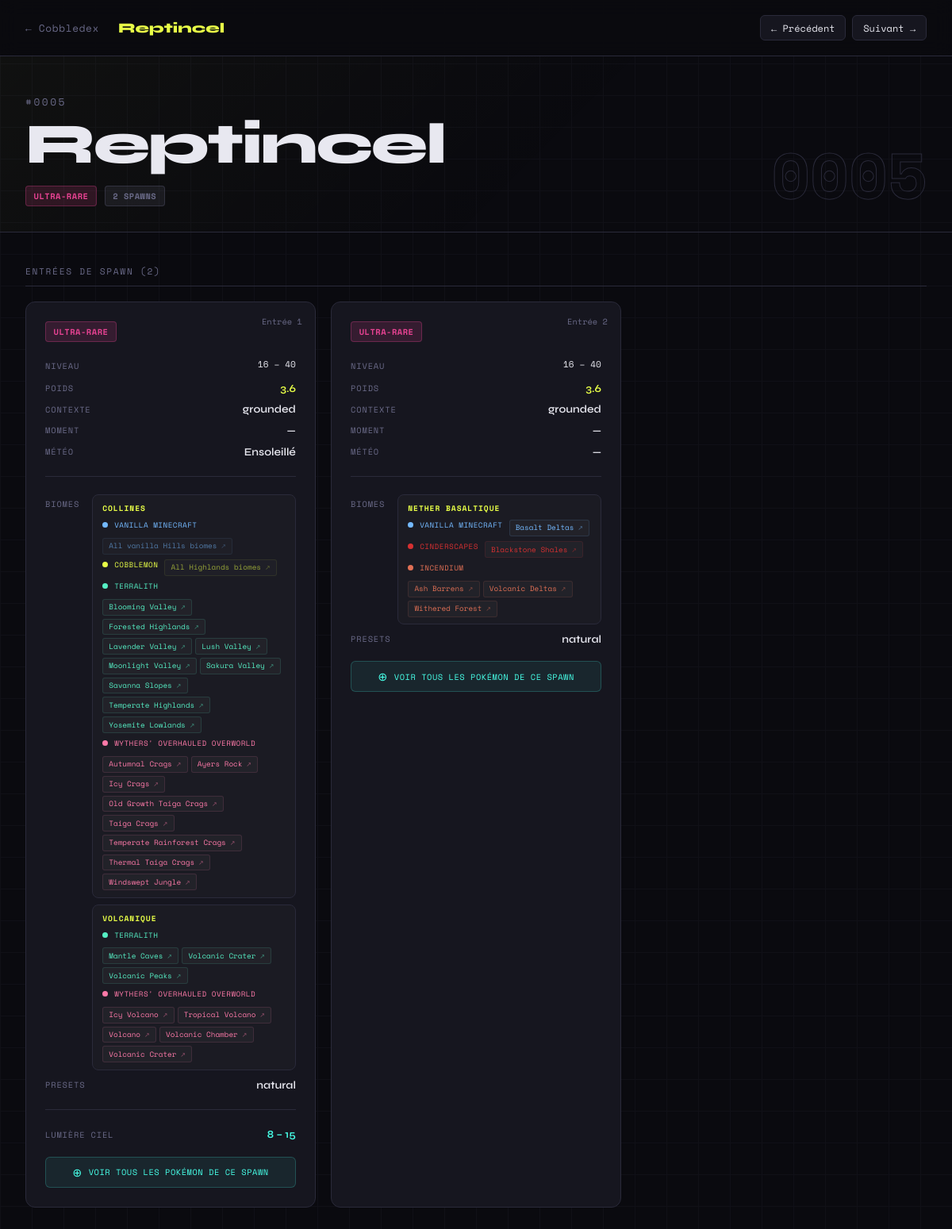
The page /pokemon/5 on the database its author committed.
### tables this page shows
CREATE TABLE pokemon_spawns (
            id               INTEGER PRIMARY KEY AUTOINCREMENT,
            numero           INTEGER,
            pokemon          TEXT,
            pokemon_en       TEXT,
            forme            TEXT,
            entree           INTEGER,
            bucket           TEXT,
            poids            REAL,
            niveau_min       INTEGER,
            niveau_max       INTEGER,
            biomes           TEXT,
            biomes_tags      TEXT,
            biomes_exclus    TEXT,
            biomes_exclus_tags TEXT,
            time             TEXT,
            weather          TEXT,
            multiplicateurs  TEXT,
            contexte         TEXT,
            presets          TEXT,
            conditions       TEXT,
            anticonditions   TEXT,
            lumiere_min      REAL,
            lumiere_max      REAL,
            peut_voir_ciel   TEXT,
            pattern          TEXT,
            structures       TEXT,
            structures_exclu TEXT,
            lune             TEXT,
            est_actif        INTEGER DEFAULT 1
        );

### app.py (the view)
@app.route("/pokemon/<int:numero>")
def pokemon_detail(numero):
    conn = get_db()
    rows = conn.execute(
        "SELECT * FROM pokemon_spawns WHERE numero = ? ORDER BY entree",
        (numero,)
    ).fetchall()
    conn.close()
    if not rows:
        abort(404)
    spawns = [dict(r) for r in rows]
    name = spawns[0]["pokemon"]
    for s in spawns:
        s["biomes_expanded"] = expand_spawn_biomes(s["biomes"])
        s["biomes_exclus_expanded"] = expand_spawn_biomes(s["biomes_exclus"])
        s["biomes_by_mod"] = expand_biomes_by_mod(s["biomes"])
        s["biomes_exclus_by_mod"] = expand_biomes_by_mod(s["biomes_exclus"])
        enrich_spawn_conditions(s)
    conn = get_db()
    prev_row = conn.execute(
        "SELECT DISTINCT numero FROM pokemon_spawns WHERE numero < ? ORDER BY numero DESC LIMIT 1",
        (numero,)
    ).fetchone()
    next_row = conn.execute(
        "SELECT DISTINCT numero FROM pokemon_spawns WHERE numero > ? ORDER BY numero ASC LIMIT 1",
        (numero,)
    ).fetchone()
    conn.close()
    return render_template("detail.html",
                           name=name,
                           numero=numero,
                           spawns=spawns,
                           prev_num=prev_row[0] if prev_row else None,
                           next_num=next_row[0] if next_row else None,
                           bucket_fr=BUCKET_FR,
                           time_fr=TIME_FR,
                           weather_fr=WEATHER_FR,
                           mod_colors=MOD_COLORS,
                           get_mod_color=get_mod_color)

### app.py (called while the page is built, shortened)
def get_db():
    conn = sqlite3.connect(DB_PATH)
    conn.row_factory = sqlite3.Row
    return conn

def parse_conditions(conditions_str):
    if not conditions_str:
        return {}
    try:
        return json.loads(conditions_str)
    except Exception:
        return {}

def _parse_structures(raw):
    if not raw:
        return []

### biome_mapping.py (called while the page is built)
def get_real_biomes(tag_fr):
    return BIOME_MAP.get(tag_fr, [{"biome": tag_fr, "mod": "Tag Cobblemon"}])

def expand_spawn_biomes(biomes_str):
    if not biomes_str:
        return []
    return [{"tag": t.strip(), "biomes": get_real_biomes(t.strip())}
            for t in biomes_str.split(",") if t.strip()]

def get_mod_color(mod):
    return MOD_COLORS.get(mod, "#6a6a88")

def expand_biomes_by_mod(biomes_str):
    if not biomes_str:
        return []
    result = []
    for t in biomes_str.split(","):
        t = t.strip()
        if not t:
            continue
        real_biomes = get_real_biomes(t)
        by_mod = {}
        for b in real_biomes:
            mod = b["mod"]
            by_mod.setdefault(mod, []).append(b["biome"])
        result.append({"tag": t, "by_mod": by_mod})
    return result

### templates/detail.html (shortened to what this page needs)
<!DOCTYPE html>
<html lang="fr">
<head>
</head>
<body>
<nav>
  <a href="/" class="nav-back">← Cobbledex</a>
  <span class="nav-title">{{ name }}</span>
  <div class="nav-arrows">
    {% if prev_num %}
    <a href="/pokemon/{{ prev_num }}" class="nav-arrow">← Précédent</a>
    {% else %}
    <span class="nav-arrow disabled">← Précédent</span>
    {% endif %}
    {% if next_num %}
    <a href="/pokemon/{{ next_num }}" class="nav-arrow">Suivant →</a>
    {% else %}
    <span class="nav-arrow disabled">Suivant →</span>
    {% endif %}
  </div>
</nav>
<div class="hero">
  <div>
    <div class="hero-num">#{{ '%04d' % numero }}</div>
    <div class="hero-name">{{ name }}</div>
    <div class="hero-meta">
      {% set buckets_seen = [] %}
      {% for s in spawns %}
        {% if s.bucket and s.bucket not in buckets_seen %}
          {% if s.bucket == 'common' %}
            <span class="badge badge-common">{{ bucket_fr.get(s.bucket, s.bucket) }}</span>
          {% elif s.bucket == 'uncommon' %}
            <span class="badge badge-uncommon">{{ bucket_fr.get(s.bucket, s.bucket) }}</span>
          {% elif s.bucket == 'rare' %}
            <span class="badge badge-rare">{{ bucket_fr.get(s.bucket, s.bucket) }}</span>
          {% elif s.bucket == 'ultra-rare' %}
            <span class="badge badge-ultra-rare">{{ bucket_fr.get(s.bucket, s.bucket) }}</span>
          {% endif %}
        {% endif %}
      {% endfor %}
      <span class="badge badge-grey">{{ spawns|length }} spawn{{ 's' if spawns|length > 1 }}</span>
    </div>
  </div>
  <div class="hero-right">
    <div class="big-num">{{ '%04d' % numero }}</div>
  </div>
</div>
<div class="content">
  <div class="section-title">Entrées de spawn ({{ spawns|length }})</div>
  <div class="spawns-grid">
    {% for s in spawns %}
    {% set delay = loop.index0 * 0.05 %}
    <div class="spawn-card" style="animation-delay: {{ delay }}s">
      <div class="spawn-entry-num">Entrée {{ s.entree }}</div>
      <div class="spawn-header">
        {% if s.bucket == 'common' %}
          <span class="badge badge-common">{{ bucket_fr.get(s.bucket, s.bucket or '—') }}</span>
        {% elif s.bucket == 'uncommon' %}
          <span class="badge badge-uncommon">{{ bucket_fr.get(s.bucket, s.bucket or '—') }}</span>
        {% elif s.bucket == 'rare' %}
          <span class="badge badge-rare">{{ bucket_fr.get(s.bucket, s.bucket or '—') }}</span>
        {% elif s.bucket == 'ultra-rare' %}
          <span class="badge badge-ultra-rare">{{ bucket_fr.get(s.bucket, s.bucket or '—') }}</span>
        {% else %}
          <span class="badge badge-grey">—</span>
        {% endif %}
      </div>
      <div class="spawn-rows">
        <div class="spawn-row">
          <span class="spawn-key">Niveau</span>
          <div style="display:flex;flex-direction:column;align-items:flex-end;gap:4px">
            <span class="level-nums">{{ s.niveau_min or '?' }} – {{ s.niveau_max or '?' }}</span>
          </div>
        </div>
        <div class="spawn-row">
          <span class="spawn-key">Poids</span>
          <span class="spawn-val accent">{{ s.poids or '—' }}</span>
        </div>
        {% if s.contexte %}
        <div class="spawn-row">
          <span class="spawn-key">Contexte</span>
          <span class="spawn-val">{{ s.contexte }}</span>
        </div>
        {% endif %}
        <div class="spawn-row">
          <span class="spawn-key">Moment</span>
          <span class="spawn-val">{{ time_fr.get(s.time, s.time or '—') }}</span>
        </div>
        <div class="spawn-row">
          <span class="spawn-key">Météo</span>
          <span class="spawn-val">{{ weather_fr.get(s.weather, s.weather or '—') }}</span>
        </div>
        <hr class="separator" />
        {% if s.biomes_by_mod %}
        <div class="spawn-row" style="align-items:flex-start">
          <span class="spawn-key" style="padding-top:4px">Biomes</span>
          <div style="display:flex;flex-direction:column;gap:0.5rem;align-items:flex-end">
            {% for group in s.biomes_by_mod %}
            <div class="biome-group">
              <span class="biome-group-tag">{{ group.tag }}</span>
              {% for mod, blist in group.by_mod.items() %}
              <div class="biome-mod-row">
                <span class="biome-mod-dot" style="background:{{ get_mod_color(mod) }}"></span>
                <span class="biome-mod-name" style="color:{{ get_mod_color(mod) }}">{{ mod }}</span>
                <div class="biome-mod-chips">
                  {% for b in blist %}
                  {% if b.startswith('All ') %}
                  <span class="biome-chip" style="border-color:{{ get_mod_color(mod) }}22;color:{{ get_mod_color(mod) }};opacity:0.6;cursor:default" title="Tag groupé — non cliquable">{{ b }}</span>
                  {% else %}
                  <a class="biome-chip"
                     href="/spawns/biome-reel?biome={{ b | urlencode }}&mod={{ mod | urlencode }}&from={{ numero }}&entry={{ s.entree }}"
                     style="border-color:{{ get_mod_color(mod) }}22;color:{{ get_mod_color(mod) }}"
                     title="Voir tous les Pokémon de {{ b }}">{{ b }}</a>
                  {% endif %}
                  {% endfor %}
                </div>
              </div>
              {% endfor %}
            </div>
            {% endfor %}
          </div>
        </div>
        {% endif %}
        {% if s.presets %}
        <div class="spawn-row">
          <span class="spawn-key">Presets</span>
          <span class="spawn-val">{{ s.presets }}</span>
        </div>
        {% endif %}
        {% if s.lumiere_min is not none or s.lumiere_max is not none %}
        <hr class="separator" />
        <div class="spawn-row">
          <span class="spawn-key">Lumière ciel</span>
          <span class="spawn-val accent2">{{ s.lumiere_min | int if s.lumiere_min is not none else '?' }} – {{ s.lumiere_max | int if s.lumiere_max is not none else '?' }}</span>
        </div>
        {% endif %}
      </div>
      {% if s.biomes %}
      {% set biomes_encoded = s.biomes | replace(', ', ',') %}
      <a class="cospawn-btn"
         href="/spawns/biome?biomes={{ biomes_encoded | urlencode }}&from={{ numero }}&entry={{ s.entree }}">
        <span class="icon">⊕</span>
        Voir tous les Pokémon de ce spawn
      </a>
      {% endif %}
    </div>
    {% endfor %}
  </div>
</div>
</body>
</html>

### rows shown on the page
pokemon_spawns: pokemon "Reptincel", get "ULTRA-RARE", entree "1", niveau_min "16", niveau_max "40", poids "3.6", contexte "grounded", get "—", get "Ensoleillé", tag "COLLINES" "VOLCANIQUE", by_mod "VANILLA MINECRAFT" "COBBLEMON" "TERRALITH" "WYTHERS' OVERHAULED OVERWORLD" "TERRALITH" "WYTHERS' OVERHAULED OVERWORLD", blist "All vanilla Hills biomes" "All Highlands biomes", blist "Blooming Valley" "Forested Highlands" "Lavender Valley" "Lush Valley" "Moonlight Valley" "Sakura Valley" "Savanna Slopes" "Temperate Highlands" "Yosemite Lowlands" "Autumnal Crags" "Ayers Rock" "Icy Crags" "Old Growth Taiga Crags" "Taiga Crags" "Temperate Rainforest Crags" "Thermal Taiga Crags" "Windswept Jungle" "Mantle Caves" "Volcanic Crater" "Volcanic Peaks" "Icy Volcano" "Tropical Volcano" "Volcano" "Volcanic Chamber" "Volcanic Crater", presets "natural", lumiere_min "8", lumiere_max "15"
pokemon_spawns: entree "2", get "ULTRA-RARE", niveau_min "16", niveau_max "40", poids "3.6", contexte "grounded", get "—", tag "NETHER BASALTIQUE", by_mod "VANILLA MINECRAFT" "CINDERSCAPES" "INCENDIUM", blist "Basalt Deltas" "Blackstone Shales" "Ash Barrens" "Volcanic Deltas" "Withered Forest", presets "natural"

### other values the page prints
{{ '%04d' % numero }} "0005"
{{ spawns|length }} "2"
{{ 's' if spawns|length > 1 }} "S"
